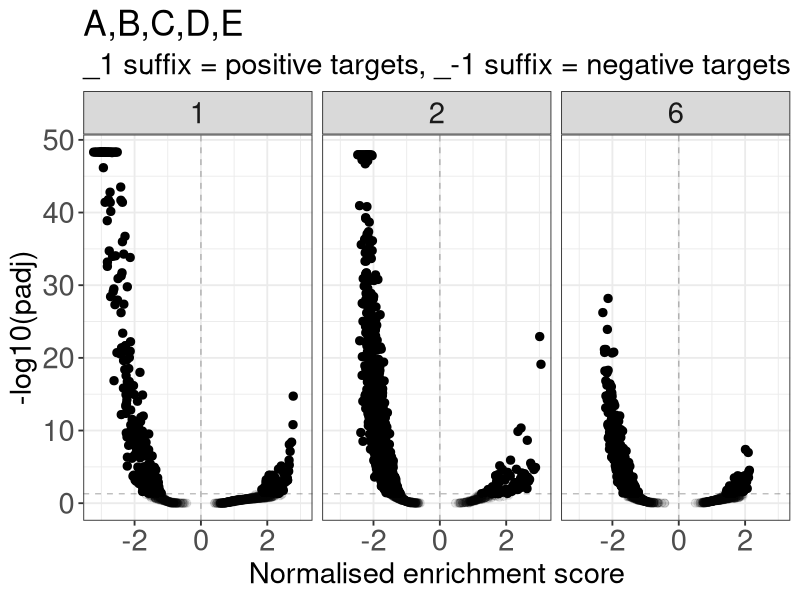
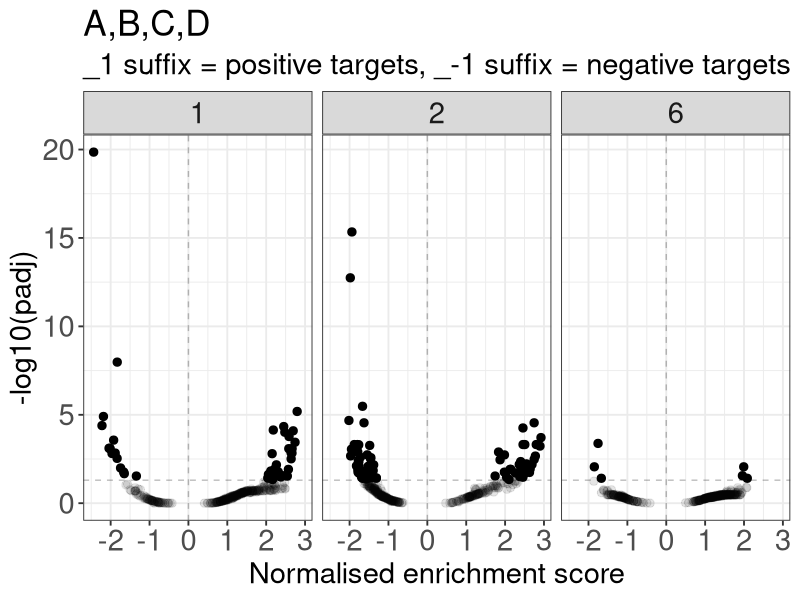
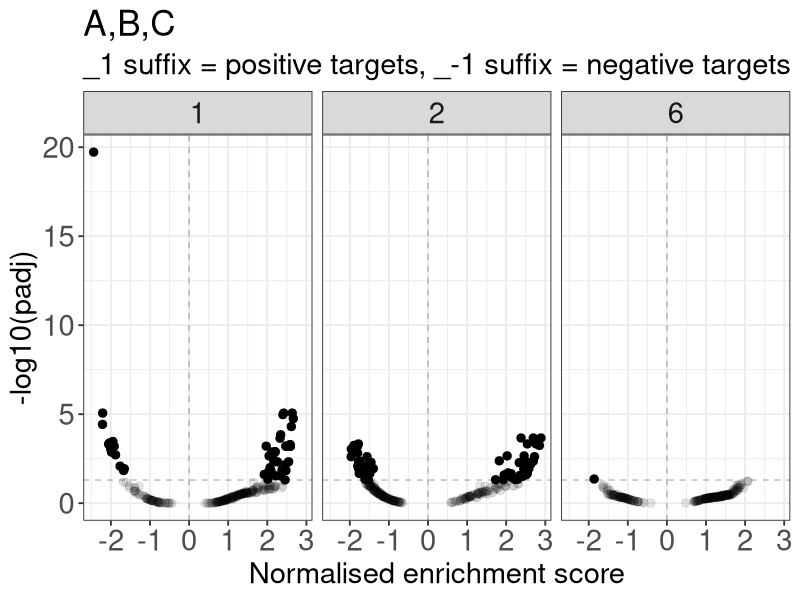
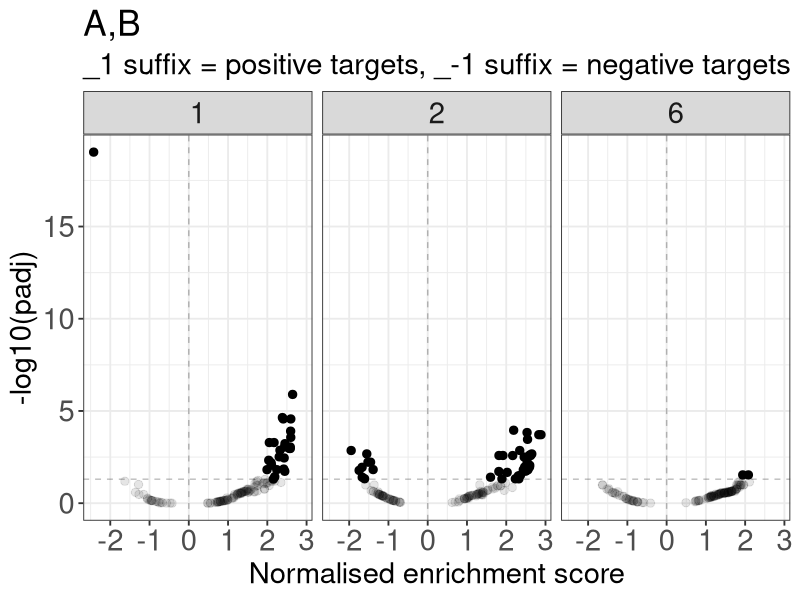
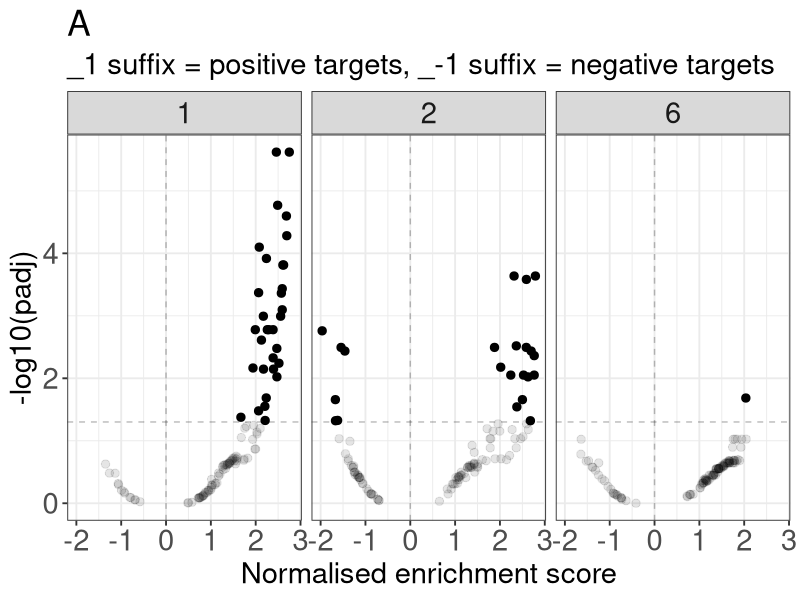

Write R code to recreate these figures, in order. (Note: this script raises an error after producing the figures.)
## ---- chunk 1
knitr::opts_chunk$set(echo = TRUE)
library(tidyverse)
library(ggrepel)
## ---- chunk 2
total_gsea <- read_tsv("data/2023-03-05_total_rna_gsea_dorothea_tf_all_conf_levels_min_5_targets_all.tsv")

## ---- chunk 3
dorothea_conf_levels <- list(c("A", "B", "C", "D", "E"),
  c("A", "B", "C", "D"),
  c("A", "B", "C"),
  c("A", "B"),
  c("A")
  ) %>%
  set_names(map(., ~ paste(.x, collapse = ",")))

## ---- chunk 4
names(dorothea_conf_levels) %>%
  set_names() %>%
map(~ total_gsea %>%
      filter(confidence_levels == .x) %>%
      mutate(log10_p = -log10(padj),
             p_alpha = if_else(padj < 0.05, 1, 0.5)
             ) %>%
      ggplot(aes(x = NES, y = log10_p, alpha = p_alpha)) +
      facet_wrap("~ timepoint") +
  geom_point(size = rel(2.5)) +
  geom_vline(xintercept = 0, linetype = "dashed", alpha = 0.25) +
  geom_hline(yintercept = -log10(0.05), linetype = "dashed", alpha = 0.25) +
  scale_alpha(guide = "none") +
  labs(title = .x,
       subtitle = "_1 suffix = positive targets, _-1 suffix = negative targets",
       x = "Normalised enrichment score",
       y = "-log10(padj)") +
  theme_bw(base_size = 14)
  +
  theme(title = element_text(size = rel(1.5)),
        axis.text = element_text(size = rel(1.5)),
        strip.text = element_text(size = rel(1.5)))
  )
## ---- chunk 5

total_gsea = as.data.table(total_gsea)
e2f4_genes = total_gsea[confidence_levels == 'A' & timepoint == 2] |> 
    separate(pathway, sep = "_", into = c("tf","dir"),convert =  TRUE) |> 
    filter(dir == 1) |> 
    filter(padj < 0.05 & NES < 0) |> 
    select(tf,leadingEdge) |> 
    separate_rows(leadingEdge,sep = ";") |> 
    unique() |> 
    group_by(leadingEdge) %>%
    summarise(tfs = toString(tf)) %>%
    ungroup()


new_ratio_bayesian_p_de |> 
    filter(time == 2) |> 
    left_join(e2f4_genes,by = c("gene_name" = 'leadingEdge')) |> 
    filter(!is.na(tfs)) |> 
    filter(new_rna_sig != "unclear") |> 
    ggplot(aes(x = log2FoldChange,
               y = log2Fold_newRNA)) + 
    geom_point() + 
    geom_text_repel(aes(label = gene_name)) + 
    geom_hline(yintercept = 0,linetype = 'dashed') + 
    geom_vline(xintercept = 0,linetype = 'dashed')  + 
    theme_bw()
    
## ---- chunk 6

total_gsea_a <- total_gsea %>%
  filter(confidence_levels == "A")

total_gsea_a %>%
    separate(pathway,sep = "_",into = c("tf","direction")) |> 
mutate(regulation = ifelse(direction == "1",'Activated','Repressed')) |> 
    mutate(plot_name = ifelse((grepl("53|CREB|STAT|ATF|MYC|SRF|JUN|SP1|KLF",tf) & padj < 0.05)|(
        -log10(padj) > 4
    )|
        (timepoint == 6 & padj < 0.05)|
        (timepoint == 2 & -log10(padj) > 2.3),tf,NA_character_)) |> 
  mutate(log10_p = -log10(padj),
          p_alpha = if_else(padj < 0.05, 1, 0.5),
         p_timepoint = paste(timepoint, "hr", sep = ""),
             ) %>% 
  ggplot(aes(x = NES, y = log10_p, alpha = p_alpha)) +
  facet_wrap("~ p_timepoint",nrow = 2) +
  geom_point(size = rel(2.5),aes(color = regulation)) +
  geom_vline(xintercept = 0, linetype = "dashed", alpha = 0.25) +
  geom_hline(yintercept = -log10(0.05), linetype = "dashed", alpha = 0.25) +
    ggrepel::geom_text_repel(aes(label = plot_name,color = regulation),max.overlaps = 50,min.segment.length = 0) +
  scale_alpha(guide = "none") +
  scale_x_continuous(limits = c(-3, 3),
                     breaks = seq(-3,3,1)) +
  scale_y_continuous(limits = c(0, 6),
                     breaks = seq(0,6,1)) +
  labs(x = "TF enrichment score",
       y = "-log10(padj)") +
  theme_bw() +
  theme() +
    scale_color_manual(values = c("#EB4747","#ABC9FF")) +
    theme(legend.position = 'bottom')


